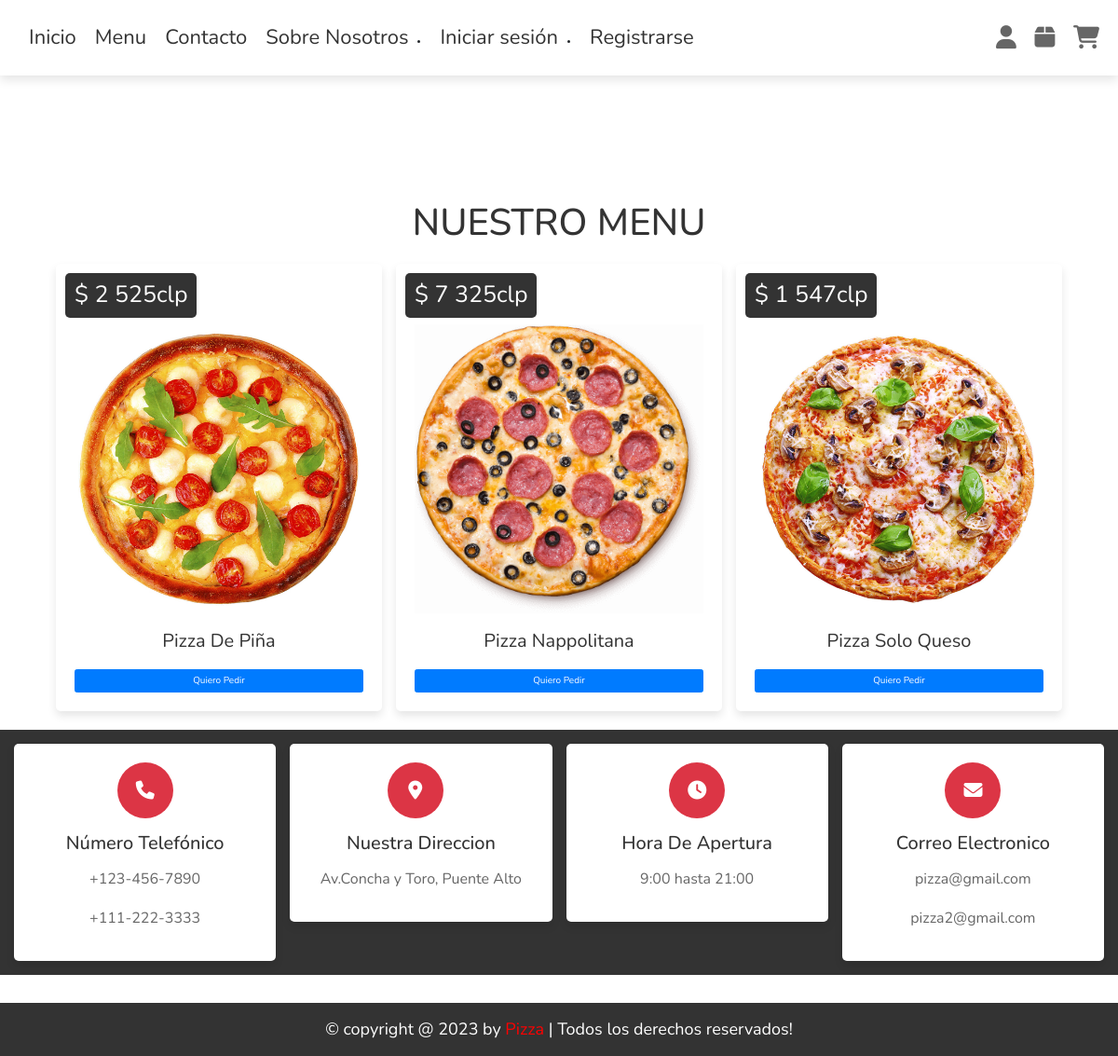
The page / on the database its author committed.
### sitio1/models.py (models this page shows, shortened)
class Pizza(models.Model):
    nombre = models.CharField(max_length=100)
    descripcion = models.TextField()
    tamano = models.ForeignKey(Tamanos, on_delete=models.CASCADE)
    tipo_masa = models.ForeignKey(TipoMasa, on_delete=models.CASCADE)
    ingredientes = models.ManyToManyField(Ingredientes, through='PizzaIngredientes')
    precio = models.DecimalField(max_digits=10, decimal_places=0, null=True) #realizar logica de precio
    imagen = models.ImageField(upload_to="imagen", null=True, blank=True)

### sitio1/views.py (the view)
# urls.py: 2. Add a URL to urlpatterns:  path('', views.home, name='home')
def home(request):
    productos = Pizza.objects.all()
    data = {
        'productos': productos
    }
    return render(request, 'sitio1/home.html', data)

### sitio1/templates/sitio1/home.html (shortened to what this page needs)
{% extends 'sitio1/base.html' %}
{% load static %}
{% block css %}
    <link rel="stylesheet" href="https://cdnjs.cloudflare.com/ajax/libs/font-awesome/6.1.1/css/all.min.css">
    <link rel="stylesheet" href="{% static 'sitio1/css/style.css'%}">
{% endblock %}
{% block content %}
    {% load humanize %}
    <section id="menu" class="menu">
        <h2 class="heading">Nuestro Menu</h2>
            <div class="box-container">
                {% for p in productos %}
                        <div class="box">
                            <div class="price"><span>$ {{p.precio | intcomma }}clp</span></div><br><br><br>
                            {% if p.imagen %}
                                    <img src="{{ p.imagen.url }}" alt="">
                            {% else %}
                               <p>No hay imagen disponible</p>
                            {% endif %}
                            <div class="name">{{p.nombre | title }}</div>
                            <form action="{% url 'detalle_pizza' p.id %}" method="get">
                              <input type="submit" value="Quiero Pedir" name="" class="btn btn-primary">
                            </form>
                        </div>
                {% endfor %}
            </div>
    </section>
  <section class="footer">
    <div class="box-container">
      <div class="box">
        <i class="fas fa-phone"></i>
        <h3>Número telefónico</h3>
        <p>+123-456-7890</p>
        <p>+111-222-3333</p>
      </div>
      <div class="box">
        <i class="fas fa-map-marker-alt"></i>[]
        <h3>Nuestra Direccion</h3>
        <p>Av.Concha y Toro, Puente Alto</p>
      </div>
      <div class="box">
        <i class="fas fa-clock"></i>
        <h3>Hora de apertura</h3>
        <p>9:00 hasta 21:00</p>
      </div>
      <div class="box">
        <i class="fas fa-envelope"></i>
        <h3>Correo electronico</h3>
        <p>pizza@gmail.com</p>
        <p>pizza2@gmail.com</p>
      </div>
    </div>
  </section>
{% endblock %}

### sitio1/static/sitio1/css/style.css (style rules this page uses)
:root { --red:#e74c3c; --black:#333; --white:#fff; --light-bg:#f5f5f5; --light-color:#666; --border:.1rem solid var(--light-color); --box-shadow:0 .5rem 1rem rgba(0,0,0,.1); }
* { font-family: 'Nunito', sans-serif; margin:0; padding:0; box-sizing: border-box; outline: none; border:none; text-decoration: none; transition: .2s linear; }
html { font-size: 62.5%; overflow-x: hidden; scroll-behavior: smooth; scroll-padding-top: 7.5rem; }
body { background: var(--light-bg); overflow-x: hidden; }
section { padding:2rem; margin:0 auto; max-width: 1200px; }
.heading { text-align: center; margin-bottom: 2rem; font-size: 4rem; color:var(--black); text-transform: uppercase; }
.btn { display: block; width: 100%; margin-top: 1rem; border-radius: .5rem; padding:1rem 3rem; font-size: 2rem; color:var(--white); background-color: var(--red); cursor: pointer; text-transform: capitalize; text-align: center; }
.menu .box-container { display: grid; grid-template-columns: repeat(auto-fit, 35rem); gap:1.5rem; align-items: flex-start; justify-content: center; }
.menu .box-container .box { background-color: var(--white); border-radius: .5rem; padding:2rem; text-align: center; box-shadow: var(--box-shadow); position: relative; }
.menu .box-container .box img { width: 100%; margin-bottom: 1rem; }
.menu .box-container .box .price { background-color: var(--black); border-radius: .5rem; padding:.5rem 1rem; font-size: 1.7rem; color:var(--white); position: absolute; top:1rem; left:1rem; }
.menu .box-container .box .price span { font-size: 2.5rem; }
.menu .box-container .box .name { font-size: 2rem; color:var(--black); margin:.5rem 0; }
.menu .box-container .box form { display: flex; gap:1rem; }
.footer .box-container { display: grid; grid-template-columns: repeat(auto-fit, minmax(27rem, 1fr)); gap:1.5rem; align-items: flex-start; justify-content: center; }
.footer .box-container .box { padding:2rem; text-align: center; background-color: var(--white); box-shadow: var(--box-shadow); border-radius: .5rem; }
.footer .box-container .box i { height: 6rem; width: 6rem; line-height: 6rem; font-size: 2rem; color:var(--white); background-color: var(--red); border-radius: 50%; margin-bottom: .5rem; }
.footer .box-container .box h3 { margin:1rem 0; color:var(--black); text-transform: capitalize; font-size: 2rem; }
.footer .box-container .box p { line-height: 2; font-size: 1.6rem; color:var(--light-color); }

### sitio1/templates/sitio1/base.html (style rules this page uses)
body { margin-bottom: 80px; margin:0 }
.footer { clear: both; position: relative; bottom: 0; left: 0; width: 100%; background-color: #333; color: white; text-align: center; padding:15px; font-size: 18px; }

### rows shown on the page
Pizza: precio "2 525", imagen (picture), nombre "Pizza De Piña"
Pizza: precio "7 325", imagen (picture), nombre "Pizza Nappolitana"
Pizza: precio "1 547", imagen (picture), nombre "Pizza Solo Queso"
